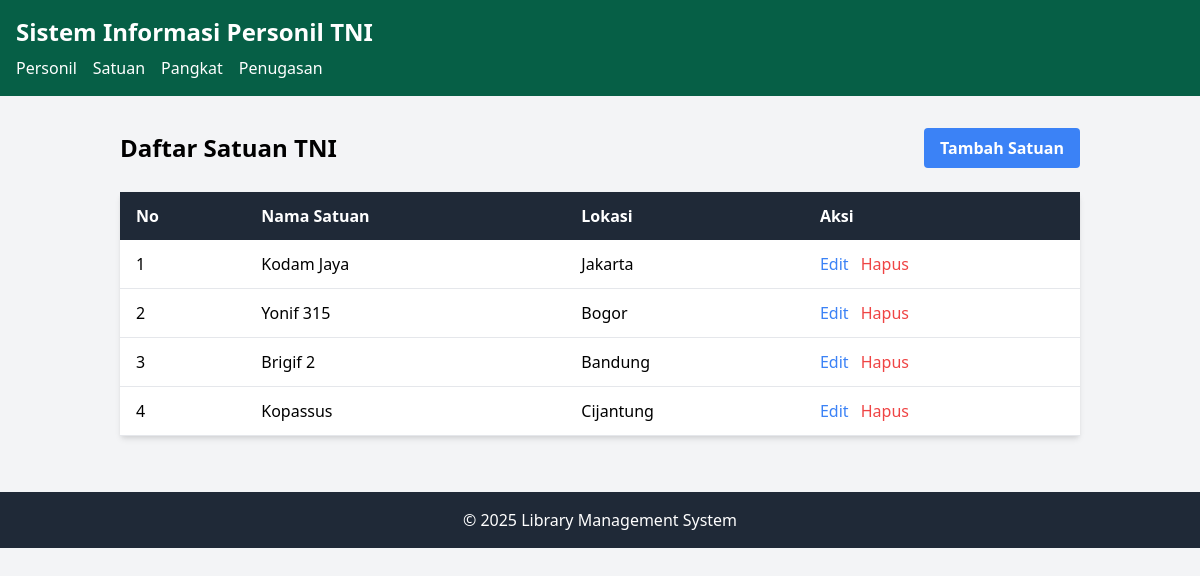
Screenshot of /index.php?entity=satuan with the database file from the repository.
### tables this page shows
CREATE TABLE IF NOT EXISTS `satuan` (
  `id` int(11) NOT NULL AUTO_INCREMENT,
  `nama_satuan` varchar(100) NOT NULL,
  `lokasi` varchar(100) NOT NULL,
  PRIMARY KEY (`id`)
);

### model/Satuan.php (called while the page is built, shortened)
<?php
require_once 'config/Database.php';
class Satuan {
    private $conn;
    private $table = 'satuan';
    public function __construct() {
        $database = new Database();
        $this->conn = $database->getConnection();
    }
    public function getAll() {
        $query = "SELECT * FROM " . $this->table;
        $stmt = $this->conn->prepare($query);
        $stmt->execute();
        return $stmt->fetchAll(PDO::FETCH_ASSOC);
    }
}
?>

### config/Database.php (called while the page is built, shortened)
<?php
class Database {
    private $host = "localhost";
    private $username = "root";
    private $password = "";
    private $database = "tni_staff";
    public function getConnection() {
        $this->conn = null;
        try {
            $this->conn = new PDO("mysql:host=" . $this->host . ";dbname=" . $this->database, $this->username, $this->password);
            $this->conn->setAttribute(PDO::ATTR_ERRMODE, PDO::ERRMODE_EXCEPTION);
        } catch(PDOException $e) {
            echo "Connection error: " . $e->getMessage();
        }
        return $this->conn;
    }
}
?>

### viewmodel/SatuanViewModel.php (called while the page is built, shortened)
<?php
require_once 'model/Satuan.php';
class SatuanViewModel {
    private $satuan;
    public function __construct() {
        $this->satuan = new Satuan();
    }
    public function getSatuanList() {
        return $this->satuan->getAll();
    }
}
?>

### views/satuan_list.php (the view)
<?php
require_once 'views/template/header.php';
?>
<div class="container mx-auto p-4">
    <div class="flex justify-between items-center mb-6">
        <h2 class="text-2xl font-bold">Daftar Satuan TNI</h2>
        <a href="index.php?entity=satuan&action=add" class="bg-blue-500 hover:bg-blue-700 text-white font-bold py-2 px-4 rounded">
            Tambah Satuan
        </a>
    </div>
    <div class="bg-white shadow-md rounded my-6">
        <table class="min-w-full bg-white">
            <thead class="bg-gray-800 text-white">
                <tr>
                    <th class="py-3 px-4 text-left">No</th>
                    <th class="py-3 px-4 text-left">Nama Satuan</th>
                    <th class="py-3 px-4 text-left">Lokasi</th>
                    <th class="py-3 px-4 text-left">Aksi</th>
                </tr>
            </thead>
            <tbody>
                <?php
                $no = 1;
                foreach ($satuanList as $satuan):
                ?>
                <tr class="border-b hover:bg-gray-100">
                    <td class="py-3 px-4"><?php echo $no++; ?></td>
                    <td class="py-3 px-4"><?php echo $satuan['nama_satuan']; ?></td>
                    <td class="py-3 px-4"><?php echo $satuan['lokasi']; ?></td>
                    <td class="py-3 px-4">
                        <a href="index.php?entity=satuan&action=edit&id=<?php echo $satuan['id']; ?>" class="text-blue-500 hover:text-blue-700 mr-2">Edit</a>
                        <a href="index.php?entity=satuan&action=delete&id=<?php echo $satuan['id']; ?>" class="text-red-500 hover:text-red-700" onclick="return confirm('Apakah Anda yakin ingin menghapus satuan ini?')">Hapus</a>
                    </td>
                </tr>
                <?php endforeach; ?>
            </tbody>
        </table>
    </div>
</div>
<?php
require_once 'views/template/footer.php';
?>

### rows the page displays
satuan: nama_satuan "Kodam Jaya", lokasi "Jakarta"
satuan: nama_satuan "Yonif 315", lokasi "Bogor"
satuan: nama_satuan "Brigif 2", lokasi "Bandung"
satuan: nama_satuan "Kopassus", lokasi "Cijantung"
